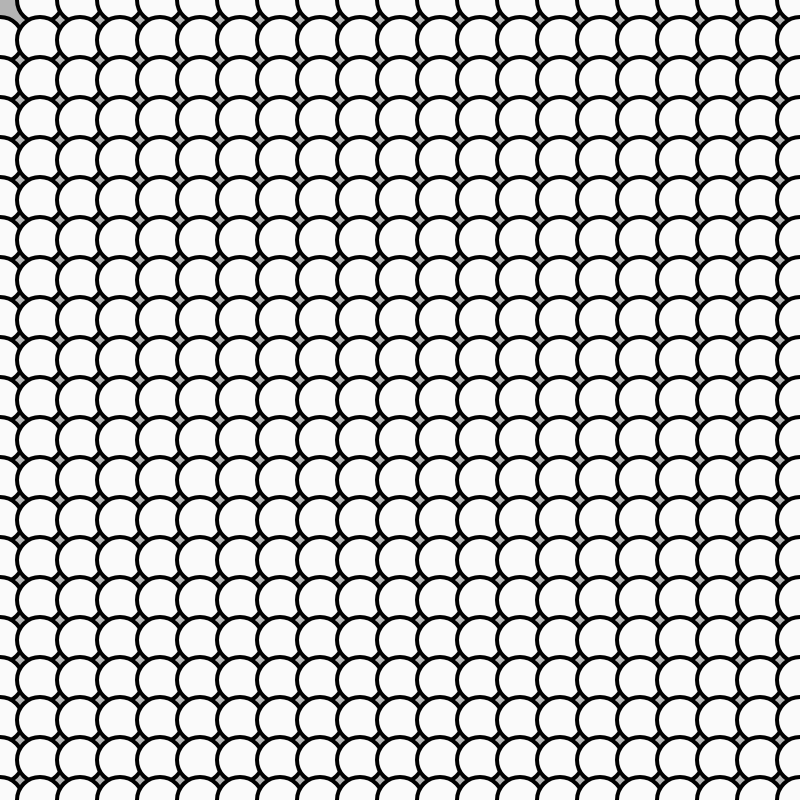
Frame 1 (no input)
Frame 60 (no input): identical to frame 1, image omitted
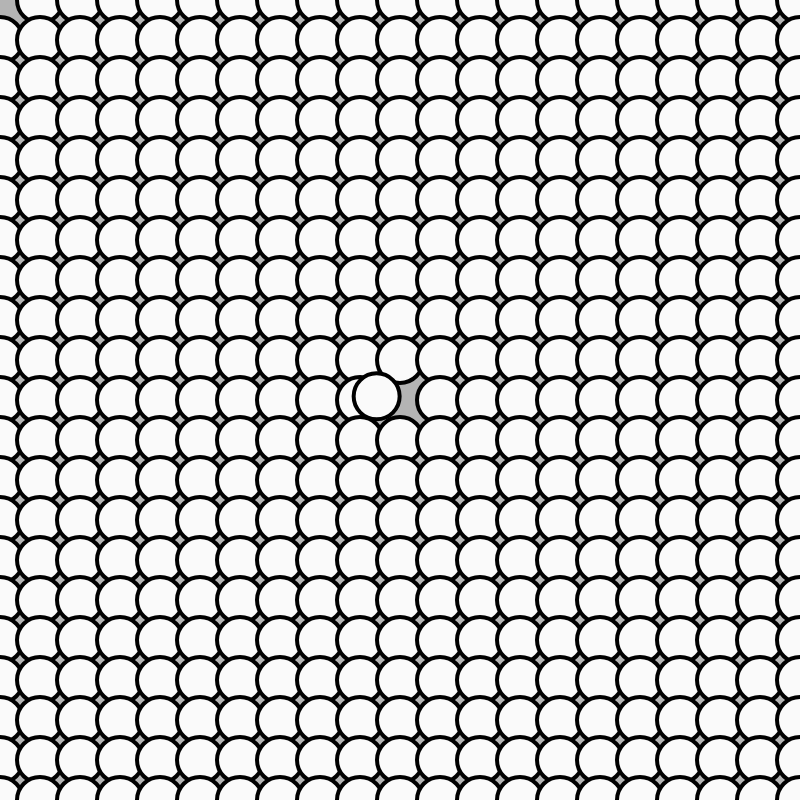
Frame 120 (the mouse pressed at the canvas centre since frame 60)

The p5.js sketch that drew these frames (run headless with seeded random() and noise() and a simulated clock; from frame 60 on, the mouse is pressed at the canvas centre):

// p5.js sketch
// ── sketch.js
let secondsmain = 0;
function setup() {
  //createCanvas(800, 800);
  ordnung2();
 let_loosesetup();
}

function mouseMoved() {
  if(secondsmain >10){
  for (let i = 0; i < gröss; i++) {
    for (let j = 0; j < gröss; j++) {
      arr[i][j].clicked(mouseX, mouseY, i, j);
    }
  }
  }
  if(secondsmain<10){
   for(let i =0;i<grössl/3;i++){
    for(let j=0;j<grössl/4;j++){
      arrl[i][j].clicked(mouseX,mouseY,i,j)
    }
  }
}
}

function draw() {
  secondsmain = millis() / 1000;
  
  if(secondsmain<10){
  let_loosedraw();
  }
  
  if(secondsmain>10){
     drawordnung2(); 
  }

  
}

// ── let_loose.js
let arrl=[];
let abstl = 10;
let an = 0.01;
 let grössl = 100;  

function let_loosesetup() {
  noCursor();
  createCanvas(800, 800);
  
  for(let i =0;i<grössl;i++){
    arrl[i]=[];
    for(let j=0;j<grössl;j++){
      arrl[i][j]= new Bubblel(i*40,j*40,250);
    }
  }
}
/*
function mouseMoved(){
  for(let i =0;i<grössl/3;i++){
    for(let j=0;j<grössl/4;j++){
      arrl[i][j].clicked(mouseX,mouseY,i,j)
    }
  }
  }
*/

function let_loosedraw() {
  background(180);
  

  
  strokeWeight(4);
  //arrl[10][10].move();
  
  for(let i =0;i<grössl/3;i++){
    for(let j=0;j<grössl/4;j++){
     // arrl[i][j].move();
      arrl[i][j].show();
    }
  }
  
  
}

class Bubblel {
  constructor(x, y,c, r=23,cli=0) {
    this.x = x;
    this.y = y;
    this.c = c;
    this.r = r;
    this.cli = 0;
  }
  
  clicked(x,y,i,j){
    //print(x,y);
     let d = dist(x, y,arrl[i][j].x,arrl[i][j].y);
    if (d < 23) {
      arrl[i][j].move();
    }
    
  }

  move() {
    //if(this.cli==0){
    this.x -=cos(an)*30
    this.y -=sin(an)*random(5,20)
    an+=noise(an);
   // }
  }
  
  read(i,j){
    print(arrl[i][j].this.x)
    
  }

  show() {
    fill(this.c)
    stroke(0);
    strokeWeight(4);
    ellipse(this.x, this.y, this.r * 2);
  }
}

// ── tidy_game.js
let arr = [];
let abst = 40; //distance between bubbles
let gröss = 10; //grid size
let space = 200;
let seconds = 0;

function ordnung2() {
  noCursor();
  createCanvas(800, 800);
  background(0);

  for (let i = 0; i < gröss; i++) {
    // create 2d array with bubbles
    arr[i] = [];
    for (let j = 0; j < gröss; j++) {
      arr[i][j] = new Bubble(
        space + i * abst,
        space + j * abst,
        random(50, 255)
      );
    }
  }
}

/*
function mouseMoved() {
  for (let i = 0; i < gröss; i++) {
    for (let j = 0; j < gröss; j++) {
      arr[i][j].clicked(mouseX, mouseY, i, j);
    }
  }
}
*/
function drawordnung2(){
   background(180);
  seconds = millis() / 1000;
  strokeWeight(4);

  for (let i = 0; i < gröss; i++) {
    for (let j = 0; j < gröss; j++) {
      //arr[i][j].move();
      arr[i][j].show();
      if(seconds>25){
      arr[i][j].vibrate((seconds-20)/5);
      }
    }
  }

  let an = 0;

  for (let i = 0; i < gröss; i++) {
    for (let j = 0; j < gröss; j++) {
      arr[i][j].move(an);
      an++;
    }
  }

  for (let i = 0; i < gröss; i++) {
    for (let j = 0; j < gröss; j++) {
      //arr[i][j].move();
      arr[i][j].check(i, j);
    }
  }
  let x = new Bubble(mouseX, mouseY, 255, 8);
  x.show();
}

class Bubble {
  constructor(x, y, c, r = 23) {
    this.x = x;
    this.y = y;
    this.c = c;
    this.r = r;
    this.cli = 0;
  }

  clicked(x, y, i, j) {
    //print(x,y);
    let d = dist(x, y, arr[i][j].x, arr[i][j].y);
    if (d < 23) {
      // print("hit")
      this.x = space + i * abst;
      this.y = space + j * abst;
      this.cli = 1;
      this.c = 0;
    }
  }

  move(an) {
    if (this.cli == 0) {
      this.x -= cos(an) * 2;
      this.y -= sin(an) * random(0, 2);
      an += 0.001;
    }
  }

  vibrate(t) {
    this.x += random(-t, t);
    this.y += random(-t, t);
  }

  check(i, j) {
    if (this.x < 0 || this.x > width || this.y < 0 || this.y > height) {
      this.x = space + i * abst;
      this.y = space + j * abst;
    }
  }

  read(i, j) {
    print(arr[i][j].this.x);
  }

  show() {
    fill(this.c);
    stroke(225);
    strokeWeight(4);
    ellipse(this.x, this.y, this.r * 2);
  }
}
